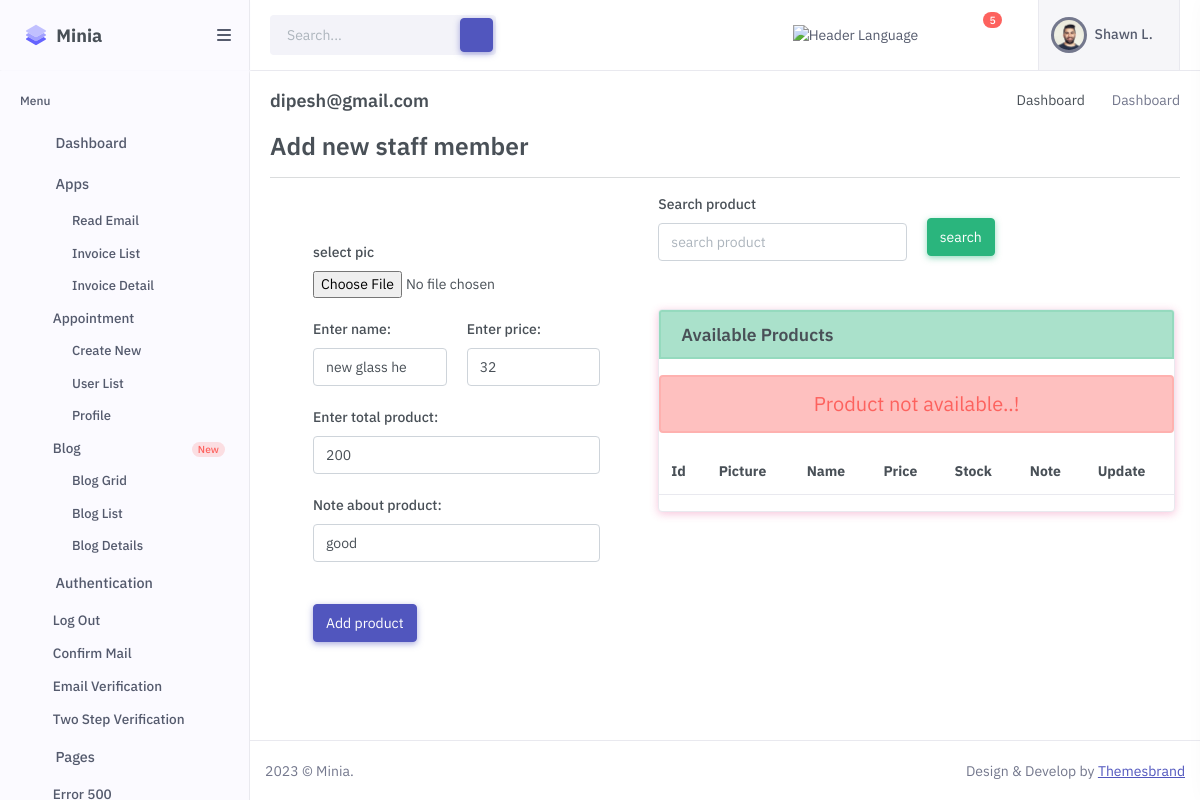
The page /user-dash/update-product/2/ (signed in) on the database its author committed.
### account/models.py (models this page shows, shortened)
class CustomUser(AbstractUser):
    logo = models.ImageField(upload_to="logo/", null=True, blank=True)
    email = models.EmailField(
        _("email address"),
        max_length=255,
        unique=True,
    )
    username = models.CharField(unique=True, max_length=20)
    phone = models.CharField(max_length=15, unique=True)
    address = models.CharField(max_length=100)
    start_date = models.DateField(max_length=20, null=True, blank=True)
    end_date = models.DateField(max_length=20, null=True, blank=True)
    is_active = models.BooleanField(default=True)
    is_admin = models.BooleanField(default=False)
    objects = CustomUserManager()
    USERNAME_FIELD = "email"
    REQUIRED_FIELDS = ["username","phone"]

### myclient/models.py (models this page shows, shortened)
class Common(models.Model):
    created_at = models.DateTimeField(auto_now_add=True, editable=False)
    updated_at = models.DateTimeField(auto_now=True, editable=False)
    class Meta:
        abstract = True

class Product(Common):
    user = models.ForeignKey(
        User, on_delete=models.CASCADE, null=True, blank=True, related_name="product"
    )
    img = models.ImageField(upload_to="product/", null=True, blank=True)
    name = models.CharField(max_length=20)
    price = models.IntegerField()
    stock = models.IntegerField()
    objects = models.Manager()
    note = models.CharField(
        max_length=100, null=True, blank=True, help_text="write note about product"
    )
    objectproduct = ProductManager()
    def __str__(self):
        return self.name

### myclient/views.py (the view)
# urls.py: path("update-product/<int:pro_id>/", views.update_product, name="update_product"),
@user_passes_test(lambda u: u.is_authenticated, login_url="/")
def update_product(request, pro_id):
    print("update    e3", pro_id)
    if request.method == "POST":
        print("update    e3 pppooooooooosstttttt", pro_id)
        pro = Product.objects.filter(pk=pro_id).first()
        form = ProductForm(request.POST, request.FILES, instance=pro)
        if form.is_valid():
            form.save()
            messages.success(request, "staff updated successfully")
    else:
        pro = Product.objects.filter(pk=pro_id).first()
        form = ProductForm(instance=pro)
        print("update    e3 pppooooooooosstttttt", pro_id)
    product = Product.objects.get(pk=pro_id)
    print("profileeeeeeeeeeeeeeeee", product)
    context = {"form": form, "profle": product}
    return render(request, "myclient/update_product.html", context)

### myclient/forms.py
class ProductForm(forms.ModelForm):
    img = forms.ImageField(
        label="select pic", label_suffix="", required=False, widget=forms.FileInput()
    )
    class Meta:
        model = Product
        fields = ["img", "name", "price", "stock", "note"]
        labels = {
            "name": "Enter name",
            "price": "Enter price",
            "stock": "Enter total product",
            "note": "Note about product",
        }
        widgets = {
            "name": forms.TextInput(attrs={"class": "form-control"}),
            "price": forms.NumberInput(attrs={"class": "form-control"}),
            "stock": forms.NumberInput(attrs={"class": "form-control"}),
            "note": forms.TextInput(attrs={"class": "form-control"}),
        }
        error_messages = {
            "name": {"required": "enter product"},
            "price": {"required": "enter price"},
            "stock": {"required": "enter total product"},
        }

### myclient/templates/myclient/update_product.html (shortened to what this page needs)
{% extends 'myclient/index.html' %}
{% load static %}
{% block custome_css %}
<link rel="stylesheet" href="https://cdnjs.cloudflare.com/ajax/libs/font-awesome/6.2.1/css/all.min.css" />
<link rel="stylesheet" href="https://cdnjs.cloudflare.com/ajax/libs/font-awesome/6.2.1/css/brands.min.css" />
<link rel="stylesheet" href="https://cdnjs.cloudflare.com/ajax/libs/font-awesome/6.2.1/css/fontawesome.min.css" />
{% endblock custome_css %}
{% block first_info %}
    <h3 class="">Add new staff member</h3>
    <hr>
{% endblock first_info %}
{% block second_info %}
<div class="container-fluid">
  <div class="row">
    <div class="col-sm-5 p-5" style="border-radius:10px;">
       <form action="" method="POST" enctype="multipart/form-data">
      <div>
        {{form.img.label_tag}}
        {{form.img}}
      </div><br>
      <div class="row">
        <div class="col-sm-6">
          <div>
          {{form.name.label_tag}}
            {{form.name}}
          </div><br>
        </div>
        <div class="col-sm-6">
          <div>
            {{form.price.label_tag}}
            {{form.price}}
          </div>
        </div>
      </div>
      <div>
        {{form.stock.label_tag}}
        {{form.stock}}
      </div><br>
      <div>
        {{form.note.label_tag}}
        {{form.note}}
      </div><br>
      <div class="row">
        <div class="col-sm-6">
          <br>
        </div>
        <div class="col-sm-6">
          <br>
        </div>
      </div>
      <button type="submit" class="btn btn-primary">Add product</button>
  </form>
    </div>
    <div class="col-sm-7">
      <form action="" method="GET">
      <div class="row mb-5">
        <div class="col">
          <label for="product">Search product</label>
          <input type="text" class="form-control" name="product" placeholder="search product">
        </div>
        <div class="col mt-4">
          <button type="submit" class="btn btn-success">search</button>
        </div>
      </div>
    </form>
      <div class="card shadow-pink">
        <div class="card-header h5 alert alert-success" style="color:;">
          Available Products
        </div>
        <div class="table-responsive table-responsive-sm table-responsive-md table-hover">
          <table class="table table-striped table-hover">
          <thead>
            <tr>
              <th scope="col">Id</th>
              <th scope="col">Picture</th>
              <th scope="col">Name</th>
              <th scope="col">Price</th>
              <th scope="col">Stock</th>
              <th scope="col">Note</th>
              <th scope="col">Update</th>
            </tr>
          </thead>
          <tbody>
          {% if data %}
            {% for dt in data %}
            <tr> <b>
              <td><b>{{ forloop.counter }}</b></td>
              {% if dt.img %}
                <td><img src="{{dt.img.url}}" alt="product" srcset="" style="width: 50%; height:40px; object-fit:cover; object-position:center;"></td>
              {% else %}
                <td>No picture</td>
              {% endif %}
              <td><b>{{dt.name}}</b></td>
              <td><b>{{dt.price}}</b></td>
              <td><b>{{dt.stock}}</b></td>
              <td><b>{{dt.note}}</b></td>
              <td><center><a href="{% url 'update_product' dt.id %}" class="btn btn-outline-success btn-sm"><i class="fa-regular fa-pen-to-square" style="font-size:15px;"></i></a></center></td>
            </tr>
            {% endfor %}
          {% else %}
            <center>
              <div class="alert alert-danger text-danger" style="font-size:20px;">Product not available..!</div>
            </center>
          {% endif %}
          </tbody>
        </table>
        </div>
      </div>
    </div>
  </div>
</div>
{% endblock second_info %}

### myclient/templates/myclient/start_page.html
<div class="row">
  <div class="col-12">
    <div
      class="page-title-box d-sm-flex align-items-center justify-content-between"
    >
      <h4 class="mb-sm-0 font-size-18">{{request.user.email}}</h4>
      <div class="page-title-right">
        <ol class="breadcrumb m-0">
          <li class="breadcrumb-item">
            <a href="javascript: void(0);">Dashboard</a>
          </li>
          <li class="breadcrumb-item active">Dashboard</li>
        </ol>
      </div>
    </div>
  </div>
</div>

### rows shown on the page
CustomUser: user.email "dipesh@gmail.com"
Product: name "new glass he", price "32", stock "200", note "good"
